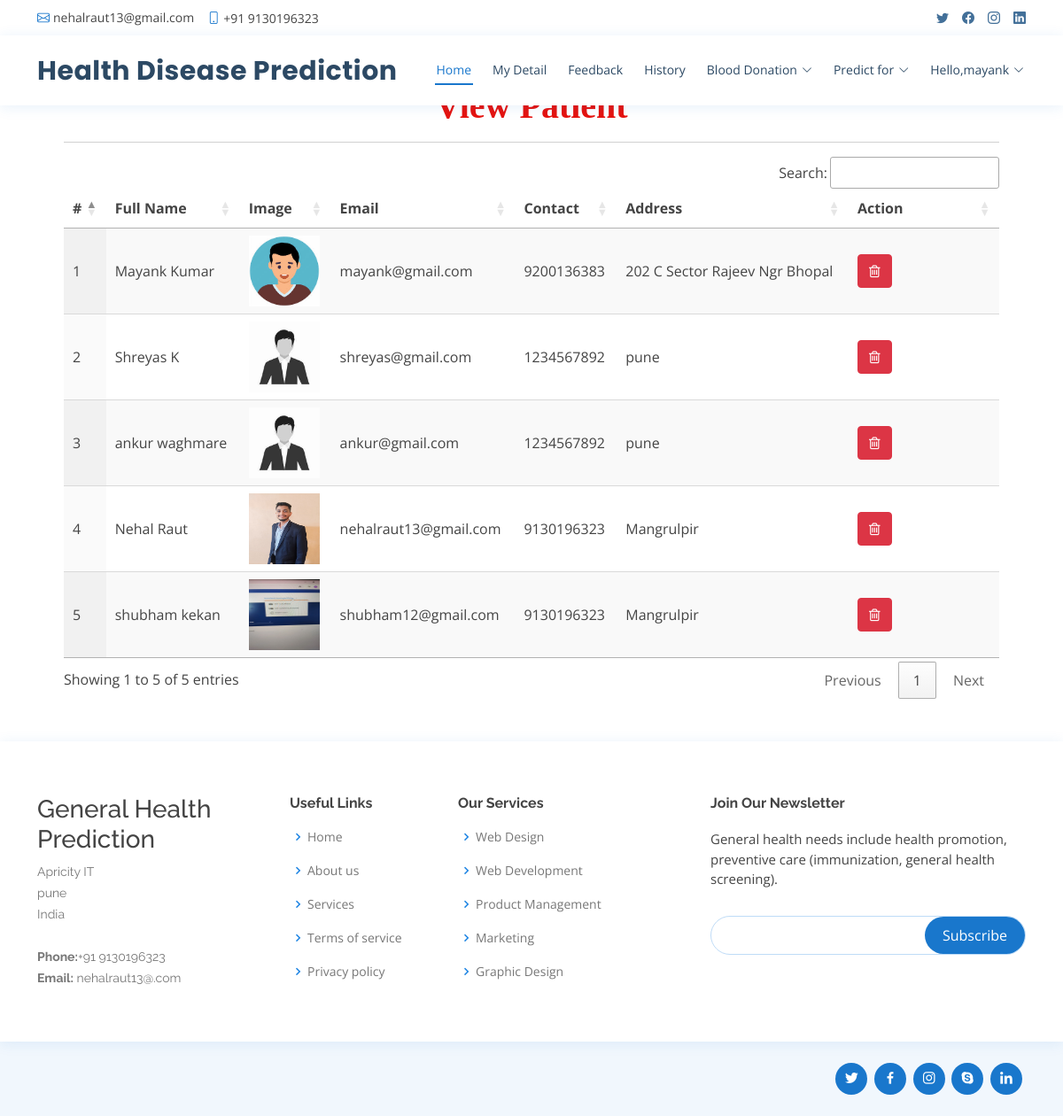
The page /view_patient (signed in) on the database its author committed.
### healthapp/models.py (models this page shows, shortened)
class Patient(models.Model):
    user = models.ForeignKey(User, on_delete=models.CASCADE, null=True)
    contact = models.CharField(max_length=100, null=True)
    address = models.CharField(max_length=100, null=True)
    dob = models.DateField(null=True)
    image = models.FileField(null=True)

### healthapp/views.py (the view)
# urls.py: path('view_patient', View_Patient,name="view_patient"),
@login_required(login_url="login")
def View_Patient(request):
    patient = Patient.objects.all()
    d = {'patient':patient}
    return render(request,'view_patient.html',d)

### healthapp/templates/view_patient.html
{% extends 'index.html' %}
{% load static %}
{% block body %}
<div class="container-fluid" style="width:90%;margin-top:8%">
                    <div class="container-fluid">
                        <h1 align="center" style="font-weight:bold;font-family : 'Monotype Corsiva' ; color : #E6120E ;margin-top:4%">View Patient</h1>
                         </div><hr>
                                <table id="example" class="display" style="width:100%">
                                  <thead>
                                    <tr>
                                      <th>#</th>
                                      <th>Full Name</th>
                                      <th>Image</th>
                                      <th>Email</th>
                                      <th>Contact</th>
                                      <th>Address</th>
                                      <th>Action</th>
                                  </tr>
                              </thead>
                              <tbody>
                              {% for i in patient %}
                                <tr>
                                  <td>{{forloop.counter}}</td>
                                  <td>{{i.user.first_name}} {{i.user.last_name}}</td>
                                  <td>{% if i.image %}<img src="{{i.image.url}}" style="width:80px;height:80px">{% endif %}</td>
                                  <td>{{i.user.email}}</td>
                                  <td>{{i.contact}}</td>
                                  <td>{{i.address}}</td>
                                  <td style="width:150px">
                                      <a href="{% url 'delete_patient' i.id %}" ><button class="btn btn-danger" onclick="return confirm('Are you sure?')"><i class="fa fa-trash-o"></i></button></a></td>
                              </tr>
                              {% endfor %}
                          </tbody>
                      </table>
                  </div>
{% endblock %}

### healthapp/templates/index.html (shortened to what this page needs)
<!DOCTYPE html>
<html lang="en">
  {% load static %}
<head>
  <link href="{% static 'vendor/fontawesome-free/css/all.min.css' %}" rel="stylesheet">
  <link href="{% static 'vendor/animate.css/animate.min.css' %}" rel="stylesheet">
  <link href="{% static 'vendor/bootstrap/css/bootstrap.min.css' %}" rel="stylesheet">
  <link href="{% static 'vendor/bootstrap-icons/bootstrap-icons.css' %}" rel="stylesheet">
  <link href="{% static 'vendor/boxicons/css/boxicons.min.css' %}" rel="stylesheet">
  <link href="{% static 'vendor/glightbox/css/glightbox.min.css' %}" rel="stylesheet">
  <link href="{% static 'vendor/remixicon/remixicon.css' %}" rel="stylesheet">
  <link href="{% static 'vendor/swiper/swiper-bundle.min.css' %}" rel="stylesheet">
  <link href="{% static 'css/style.css' %}" rel="stylesheet">
  <link rel="stylesheet" href="https://cdnjs.cloudflare.com/ajax/libs/font-awesome/4.7.0/css/font-awesome.min.css">
  <link rel='stylesheet' type='text/css' href="https://cdn.datatables.net/1.10.21/css/jquery.dataTables.min.css">
  <link rel='stylesheet' type='text/css' href="https://cdn.datatables.net/buttons/1.6.2/css/buttons.dataTables.min.css">
</head>
<body>
  <div id="topbar" class="d-flex align-items-center fixed-top">
    <div class="container d-flex justify-content-between">
      <div class="contact-info d-flex align-items-center">
        <i class="bi bi-envelope"></i> <a href="mailto:contact@example.com">nehalraut13@gmail.com</a>
        <i class="bi bi-phone"></i> +91 9130196323
      </div>
      <div class="d-none d-lg-flex social-links align-items-center">
        <a href="#" class="twitter"><i class="bi bi-twitter"></i></a>
        <a href="#" class="facebook"><i class="bi bi-facebook"></i></a>
        <a href="#" class="instagram"><i class="bi bi-instagram"></i></a>
        <a href="#" class="linkedin"><i class="bi bi-linkedin"></i></i></a>
      </div>
    </div>
  </div>
  <header id="header" class="fixed-top">
    <div class="container d-flex align-items-center">
      <h1 class="logo me-auto"><a href="index.html"> Health Disease Prediction</a></h1>
      {% if request.user.is_staff %}
      <nav id="navbar" class="navbar order-last order-lg-0">
        <ul>
          <li><a class="nav-link scrollto active" href="{% url 'admin_home' %}">Home</a></li>
          <li class="dropdown"><a href="#"><span>Doctor</span> <i class="bi bi-chevron-down"></i></a>
            <ul>
              <li><a href="/add_doctor">Add Doctor</a></li>
              <li><a href="/view_doctor">View Doctor</a></li>
            </ul>
          </li>
          <li><a class="nav-link scrollto" href="/view_patient">Patient</a></li>
          <li><a class="nav-link scrollto" href="/view_search_pat">Searched Data</a></li>
          <li><a class="nav-link scrollto" href="/view_feedback">Feedback</a></li>
          <li class="dropdown"><a href="#"><span>Blood Donation</span> <i class="bi bi-chevron-down"></i></a>
            <ul>
              <li><a href="/request_blood">Request for Blood</a></li>
              <li><a href="/donator_blood">Donate for Blood</a></li>
            </ul>
          </li>
          <li class="dropdown">
            <a href="#" class="appointment-btn scrollto" style="color: #fff;"><span class="d-none d-md-inline">Welcome,</span> {{request.user.username}} <i class="bi bi-chevron-down"></i></a>
            <ul>
              <li><a href="{% url 'change_password' %}">Password</a></li>
              <li><a href="{% url 'logout' %}">Logout</a></li>
            </ul>
          </li>
        </ul>
        <i class="bi bi-list mobile-nav-toggle"></i>
      </nav>
      {% elif request.user.patient_set.all.0 %}
      <nav id="navbar" class="navbar order-last order-lg-0">
        <ul>
          <li><a class="nav-link scrollto active" href="{% url 'patient_home' %}">Home</a></li>
          <li><a class="nav-link scrollto" href="/profile_doctor">My Detail</a></li>
          <li><a class="nav-link scrollto" href="/sent_feedback">Feedback</a></li>
          <li><a class="nav-link scrollto" href="/view_search_pat">History</a></li>
          <li class="dropdown"><a href="#"><span>Blood Donation</span> <i class="bi bi-chevron-down"></i></a>
          </li>
          <li class="dropdown"><a href="#"><span>Predict for</span> <i class="bi bi-chevron-down"></i></a>
          </li>
          <li class="dropdown"><a href="#"><span>Hello,{{request.user.username}}</span> <i class="bi bi-chevron-down"></i></a>
          </li>
        </ul>
      </nav>
      {% endif %}
  </header>
  <div class="mt-5 mb-5" style="margin-top:14%">
  {% block body %}
  {% endblock %}
  </div>
  <footer id="footer">
    <div class="footer-top">
      <div class="container">
        <div class="row">
          <div class="col-lg-3 col-md-6 footer-contact">
            <h3>General Health Prediction</h3>
            <p>
              Apricity IT <br>
              pune<br>
              India <br><br>
              <strong>Phone:</strong>+91 9130196323<br>
              <strong>Email:</strong> nehalraut13@.com<br>
            </p>
          </div>
          <div class="col-lg-2 col-md-6 footer-links">
            <h4>Useful Links</h4>
            <ul>
              <li><i class="bx bx-chevron-right"></i> <a href="#">Home</a></li>
              <li><i class="bx bx-chevron-right"></i> <a href="#">About us</a></li>
              <li><i class="bx bx-chevron-right"></i> <a href="#">Services</a></li>
              <li><i class="bx bx-chevron-right"></i> <a href="#">Terms of service</a></li>
              <li><i class="bx bx-chevron-right"></i> <a href="#">Privacy policy</a></li>
            </ul>
          </div>
          <div class="col-lg-3 col-md-6 footer-links">
            <h4>Our Services</h4>
            <ul>
              <li><i class="bx bx-chevron-right"></i> <a href="#">Web Design</a></li>
              <li><i class="bx bx-chevron-right"></i> <a href="#">Web Development</a></li>
              <li><i class="bx bx-chevron-right"></i> <a href="#">Product Management</a></li>
              <li><i class="bx bx-chevron-right"></i> <a href="#">Marketing</a></li>
              <li><i class="bx bx-chevron-right"></i> <a href="#">Graphic Design</a></li>
            </ul>
          </div>
          <div class="col-lg-4 col-md-6 footer-newsletter">
            <h4>Join Our Newsletter</h4>
            <p>General health needs include health promotion, preventive care (immunization, general health screening).</p>
            <form action="" method="post">
              <input type="email" name="email"><input type="submit" value="Subscribe">
            </form>
          </div>
        </div>
      </div>
    </div>
    <div class="container d-md-flex py-4">
      <div class="social-links text-center text-md-right pt-3 pt-md-0">
        <a href="#" class="twitter"><i class="bx bxl-twitter"></i></a>
        <a href="#" class="facebook"><i class="bx bxl-facebook"></i></a>
        <a href="#" class="instagram"><i class="bx bxl-instagram"></i></a>
        <a href="#" class="google-plus"><i class="bx bxl-skype"></i></a>
        <a href="#" class="linkedin"><i class="bx bxl-linkedin"></i></a>
      </div>
    </div>
  </footer>
</body>
</html>

### healthapp/static/css/style.css (style rules this page uses)
body { font-family: "Open Sans", sans-serif; color: #444444; }
a { color: #1977cc; text-decoration: none; }
h1, h2, h3, h4, h5, h6 { font-family: "Raleway", sans-serif; }
#topbar { background: #fff; height: 40px; font-size: 14px; transition: all 0.5s; z-index: 996; }
#topbar .contact-info a { line-height: 1; color: #444444; transition: 0.3s; }
#topbar .contact-info i { color: #1977cc; padding-right: 4px; margin-left: 15px; line-height: 0; }
#topbar .contact-info i:first-child { margin-left: 0; }
#topbar .social-links a { color: #437099; padding-left: 15px; display: inline-block; line-height: 1px; transition: 0.3s; }
#topbar .social-links a:first-child { border-left: 0; }
#header { background: #fff; transition: all 0.5s; z-index: 997; padding: 15px 0; top: 40px; box-shadow: 0px 2px 15px rgba(25, 119, 204, 0.1); }
#header .logo { font-size: 30px; margin: 0; padding: 0; line-height: 1; font-weight: 700; letter-spacing: 0.5px; font-family: "Poppins", sans-serif; }
#header .logo a { color: #2c4964; }
.navbar { padding: 0; }
.navbar ul { margin: 0; padding: 0; display: flex; list-style: none; align-items: center; }
.navbar li { position: relative; }
.navbar>ul>li { position: relative; white-space: nowrap; padding: 8px 0 8px 20px; }
.navbar a, .navbar a:focus { display: flex; align-items: center; justify-content: space-between; font-size: 14px; color: #2c4964; white-space: nowrap; transition: 0.3s; border-bottom: 2px solid #fff; padding: 5px 2px; }
.navbar a i, .navbar a:focus i { font-size: 12px; line-height: 0; margin-left: 5px; }
.navbar a:hover, .navbar .active, .navbar .active:focus, .navbar li:hover>a { color: #1977cc; border-color: #1977cc; }
#footer { color: #444444; font-size: 14px; background: #f1f7fd; }
#footer .footer-top { padding: 60px 0 30px 0; background: #fff; box-shadow: 0px 2px 15px rgba(25, 119, 204, 0.1); }
#footer .footer-top .footer-contact { margin-bottom: 30px; }
#footer .footer-top .footer-contact p { font-size: 14px; line-height: 24px; margin-bottom: 0; font-family: "Raleway", sans-serif; color: #777777; }
#footer .footer-top h4 { font-size: 16px; font-weight: bold; color: #444444; position: relative; padding-bottom: 12px; }
#footer .footer-top .footer-links { margin-bottom: 30px; }
#footer .footer-top .footer-links ul { list-style: none; padding: 0; margin: 0; }
#footer .footer-top .footer-links ul i { padding-right: 2px; color: #1c84e3; font-size: 18px; line-height: 1; }
#footer .footer-top .footer-links ul li { padding: 10px 0; display: flex; align-items: center; }
#footer .footer-top .footer-links ul li:first-child { padding-top: 0; }
#footer .footer-top .footer-links ul a { color: #777777; transition: 0.3s; display: inline-block; line-height: 1; }
#footer .footer-newsletter { font-size: 15px; }
#footer .footer-newsletter h4 { font-size: 16px; font-weight: bold; color: #444444; position: relative; padding-bottom: 12px; }
#footer .footer-newsletter form { margin-top: 30px; background: #fff; padding: 6px 10px; position: relative; border-radius: 50px; text-align: left; border: 1px solid #bfdcf7; }
#footer .footer-newsletter form input[type=email] { border: 0; padding: 4px 8px; width: calc(100% - 100px); }
#footer .footer-newsletter form input[type=submit] { position: absolute; top: 0; right: 0; bottom: 0; border: 0; background: none; font-size: 16px; padding: 0 20px; background: #1977cc; color: #fff; transition: 0.3s; border-radius: 50px; }
#footer .social-links a { font-size: 18px; display: inline-block; background: #1977cc; color: #fff; line-height: 1; padding: 8px 0; margin-right: 4px; border-radius: 50%; text-align: center; width: 36px; height: 36px; transition: 0.3s; }

### rows shown on the page
Patient: user.first_name "Mayank", user.last_name "Kumar", image (picture), user.email "mayank@gmail.com", contact "9200136383", address "202 C Sector Rajeev Ngr Bhopal"
Patient: user.first_name "Shreyas", user.last_name "K", image (picture), user.email "shreyas@gmail.com", contact "1234567892", address "pune"
Patient: user.first_name "ankur", user.last_name "waghmare", image (picture), user.email "ankur@gmail.com", contact "1234567892", address "pune"
Patient: user.first_name "Nehal", user.last_name "Raut", image (picture), user.email "nehalraut13@gmail.com", contact "9130196323", address "Mangrulpir"
Patient: user.first_name "shubham", user.last_name "kekan", image (picture), user.email "shubham12@gmail.com", contact "9130196323", address "Mangrulpir"

### other values the page prints
{{ request.user.username }} "mayank"
